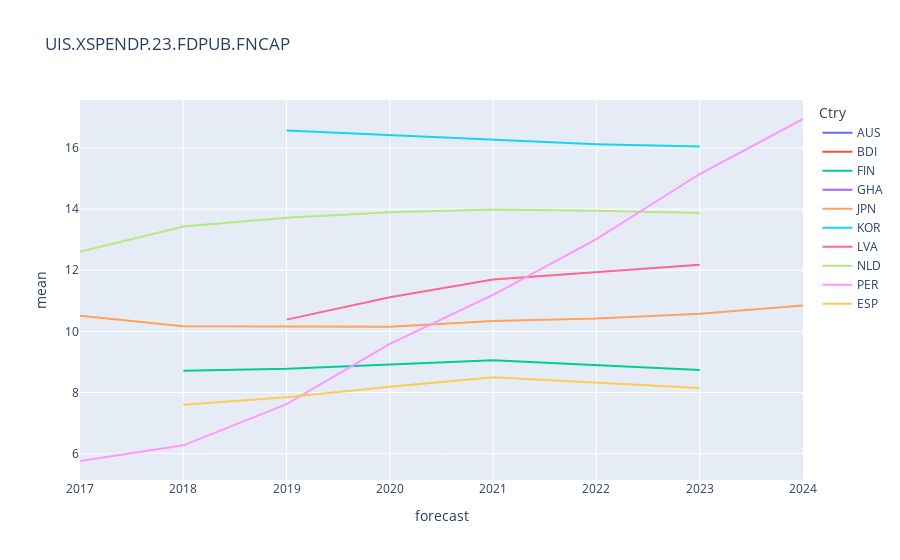

Notebook code cell kept with this figure:
### Markdown cell above
##### UIS.XSPENDP.23.FDPUB.FNCAP

### Code cell
#Find top 10 countries
ind_label = 'UIS.XSPENDP.23.FDPUB.FNCAP'
ma_ind = data_indicators_t['Ind'] == ind_label
ma_fcst = data_indicators_t['forecast'] == 2023
data_plot = data_indicators_t[ma_ind & ma_fcst]
data_plot = data_plot.sort_values('mean', ascending=False).head(10)
list_ctry = data_plot['Ctry']

#Top 10 historical data
ma_ctry = data_indicators_t['Ctry'].isin(list_ctry)
data_plot_filt_ctry_xpend23 = data_indicators_t[ma_ind & ma_ctry]

#Remove nan
ma_mean_na = data_plot_filt_ctry_xpend23['mean'].isna()
data_plot_filt_ctry_xpend23 = data_plot_filt_ctry_xpend23[~ma_mean_na]

#Plot top 10 Ctry
px.line(data_plot_filt_ctry_xpend23, x = 'forecast', y = 'mean', color = 'Ctry', title=ind_label)

### Figure 1 — Plotly figure (JSON) as saved in the notebook; plotly's stock layout.template omitted (floating-point values rounded to 4 significant figures)
{"data": [{"hovertemplate": "Ctry=AUS<br>forecast=%{x}<br>mean=%{y}<extra></extra>", "legendgroup": "AUS", "line": {"color": "#636efa", "dash": "solid"}, "marker": {"symbol": "circle"}, "mode": "lines", "name": "AUS", "orientation": "v", "showlegend": true, "type": "scatter", "x": [2023], "xaxis": "x", "y": [8.039], "yaxis": "y"}, {"hovertemplate": "Ctry=BDI<br>forecast=%{x}<br>mean=%{y}<extra></extra>", "legendgroup": "BDI", "line": {"color": "#EF553B", "dash": "solid"}, "marker": {"symbol": "circle"}, "mode": "lines", "name": "BDI", "orientation": "v", "showlegend": true, "type": "scatter", "x": [2023], "xaxis": "x", "y": [8.661], "yaxis": "y"}, {"hovertemplate": "Ctry=FIN<br>forecast=%{x}<br>mean=%{y}<extra></extra>", "legendgroup": "FIN", "line": {"color": "#00cc96", "dash": "solid"}, "marker": {"symbol": "circle"}, "mode": "lines", "name": "FIN", "orientation": "v", "showlegend": true, "type": "scatter", "x": [2018, 2019, 2020, 2021, 2023], "xaxis": "x", "y": [8.712, 8.778, 8.92, 9.057, 8.735], "yaxis": "y"}, {"hovertemplate": "Ctry=GHA<br>forecast=%{x}<br>mean=%{y}<extra></extra>", "legendgroup": "GHA", "line": {"color": "#ab63fa", "dash": "solid"}, "marker": {"symbol": "circle"}, "mode": "lines", "name": "GHA", "orientation": "v", "showlegend": true, "type": "scatter", "x": [2023], "xaxis": "x", "y": [11.82], "yaxis": "y"}, {"hovertemplate": "Ctry=JPN<br>forecast=%{x}<br>mean=%{y}<extra></extra>", "legendgroup": "JPN", "line": {"color": "#FFA15A", "dash": "solid"}, "marker": {"symbol": "circle"}, "mode": "lines", "name": "JPN", "orientation": "v", "showlegend": true, "type": "scatter", "x": [2017, 2018, 2020, 2021, 2022, 2023, 2024], "xaxis": "x", "y": [10.51, 10.17, 10.16, 10.34, 10.42, 10.58, 10.85], "yaxis": "y"}, {"hovertemplate": "Ctry=KOR<br>forecast=%{x}<br>mean=%{y}<extra></extra>", "legendgroup": "KOR", "line": {"color": "#19d3f3", "dash": "solid"}, "marker": {"symbol": "circle"}, "mode": "lines", "name": "KOR", "orientation": "v", "showlegend": true, "type": "scatter", "x": [2019, 2022, 2023], "xaxis": "x", "y": [16.58, 16.12, 16.05], "yaxis": "y"}, {"hovertemplate": "Ctry=LVA<br>forecast=%{x}<br>mean=%{y}<extra></extra>", "legendgroup": "LVA", "line": {"color": "#FF6692", "dash": "solid"}, "marker": {"symbol": "circle"}, "mode": "lines", "name": "LVA", "orientation": "v", "showlegend": true, "type": "scatter", "x": [2019, 2020, 2021, 2023], "xaxis": "x", "y": [10.38, 11.12, 11.69, 12.18], "yaxis": "y"}, {"hovertemplate": "Ctry=NLD<br>forecast=%{x}<br>mean=%{y}<extra></extra>", "legendgroup": "NLD", "line": {"color": "#B6E880", "dash": "solid"}, "marker": {"symbol": "circle"}, "mode": "lines", "name": "NLD", "orientation": "v", "showlegend": true, "type": "scatter", "x": [2017, 2018, 2019, 2020, 2021, 2022, 2023], "xaxis": "x", "y": [12.6, 13.43, 13.72, 13.9, 13.98, 13.95, 13.87], "yaxis": "y"}, {"hovertemplate": "Ctry=PER<br>forecast=%{x}<br>mean=%{y}<extra></extra>", "legendgroup": "PER", "line": {"color": "#FF97FF", "dash": "solid"}, "marker": {"symbol": "circle"}, "mode": "lines", "name": "PER", "orientation": "v", "showlegend": true, "type": "scatter", "x": [2017, 2018, 2019, 2020, 2021, 2022, 2023, 2024], "xaxis": "x", "y": [5.758, 6.27, 7.616, 9.593, 11.2, 13.02, 15.15, 16.95], "yaxis": "y"}, {"hovertemplate": "Ctry=ESP<br>forecast=%{x}<br>mean=%{y}<extra></extra>", "legendgroup": "ESP", "line": {"color": "#FECB52", "dash": "solid"}, "marker": {"symbol": "circle"}, "mode": "lines", "name": "ESP", "orientation": "v", "showlegend": true, "type": "scatter", "x": [2018, 2019, 2020, 2021, 2023], "xaxis": "x", "y": [7.595, 7.847, 8.186, 8.5, 8.144], "yaxis": "y"}], "layout": {"legend": {"title": {"text": "Ctry"}, "tracegroupgap": 0}, "title": {"text": "UIS.XSPENDP.23.FDPUB.FNCAP"}, "xaxis": {"anchor": "y", "domain": [0, 1], "title": {"text": "forecast"}}, "yaxis": {"anchor": "x", "domain": [0, 1], "title": {"text": "mean"}}}}
